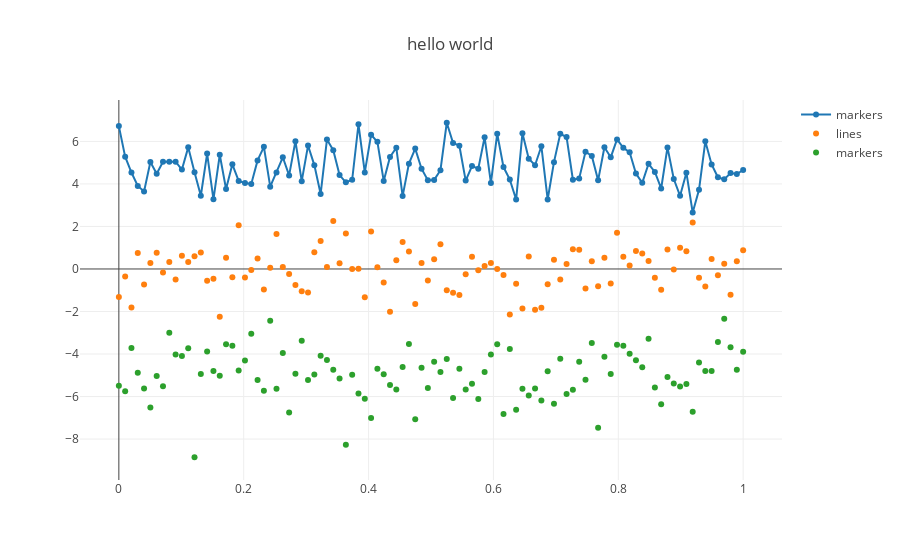

The code cell stored with this chart in its notebook:
### Code cell
import plotly.plotly as py
import plotly.graph_objs as go
import plotly
plotly.offline.init_notebook_mode(connected=True)

N = 100
random_x = np.linspace(0, 1, N)
random_y0 = np.random.randn(N)+5
random_y1 = np.random.randn(N)
random_y2 = np.random.randn(N)-5

# Create traces
trace0 = go.Scatter(
    x = random_x,
    y = random_y0,
    mode = 'markers+lines',
    name = 'markers'
)
trace1 = go.Scatter(
    x = random_x,
    y = random_y1,
    mode = 'markers',
    name = 'lines'
)
trace2 = go.Scatter(
    x = random_x,
    y = random_y2,
    mode = 'markers',
    name = 'markers'
)

data = [trace0, trace1, trace2]

plotly.offline.iplot({ "data": data,"layout": go.Layout(title="hello world") })
